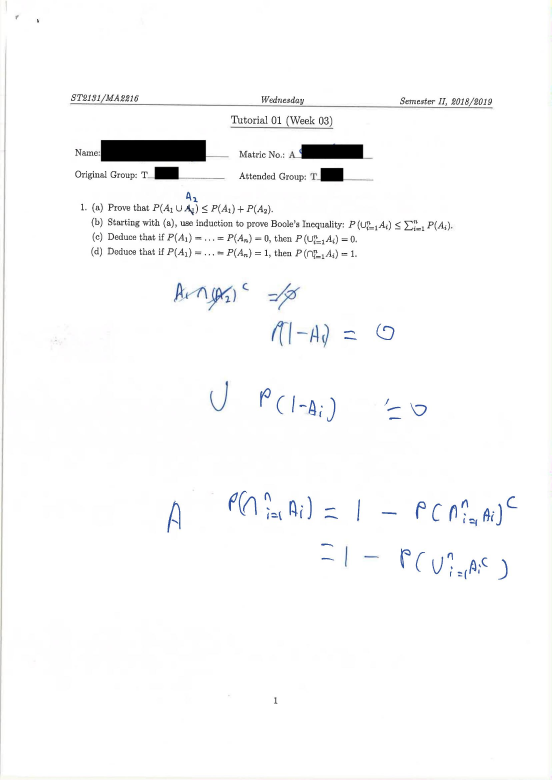
#> input picture app/backend/image/0.jpg, 1654 x 2338 px (shown at 1/3 size)
$ python -i pytedecode.py   (imports and definitions only)
#> lines starting #> are read from the running program, lines starting #| are printed output that depends on the picture
#> further down, picture is the input picture: shape (2338, 1654, 3); mean B, G, R 250, 249.7, 249.5
"""
Purpose:
OCR using Pytesseract
The approach is basically just rely on one provider for everything
Known to work well only for typed words

Pre-execution instructions:
1) ensure structure is as such
    - src
        - pdf2img.py
        - splitdoc.py
        - pytedecode.py
    - output
    - download
2) be at and make, folder one layer above src the working directory
3) install dependencies
    - `pip install re` || conda install -c conda-forge regex
    - `pip install pytesseract` || conda install -c conda-forge pytesseract tesseract

Execution instructions: (sample)
python ./src/splitdoc.py -f "./output/ST2131_Tut1_T05_done/temp" -l "eng+equ"
"""


import getopt
import re
import sys
# import packages
from cgi import print_form

import cv2
import numpy as np
import pytesseract
from pytesseract import Output

# tell pytesseract where the engine is installed, use `where tesseract` to help out
pytesseract.pytesseract.tesseract_cmd = (
    r"C:\Users\20jam\anaconda3\envs\pipeline\Library\bin\tesseract.exe"
)


# extract text from image with two columns of contents
# [46 lines left out: functions extractTextFromImg, binarization, noise_removal, not called in this run]


def thin_font(image):
    """
    Summary:
        Errosion and dilation, i.e., to remove bolded parts in fonts
    Args:
        image (image): image to do font thining
    Returns:
        image (image): image with word fonts thinned
    """
    image = cv2.bitwise_not(image)
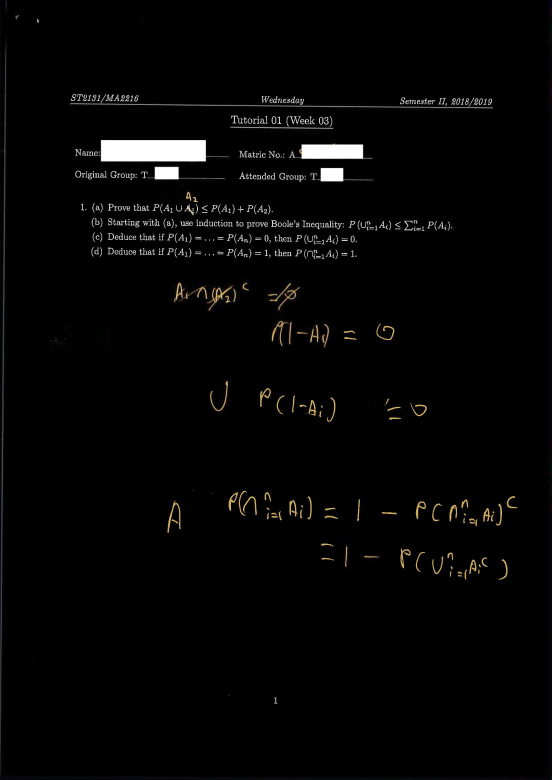
#> image: shape (2338, 1654, 3) (shown at 1/3 size); mean of channels 0, 1, 2 5, 5.3, 5.5; drawn as B, G, R
    kernel = np.ones((2, 2), np.uint8)
    image = cv2.erode(image, kernel, iterations=1)
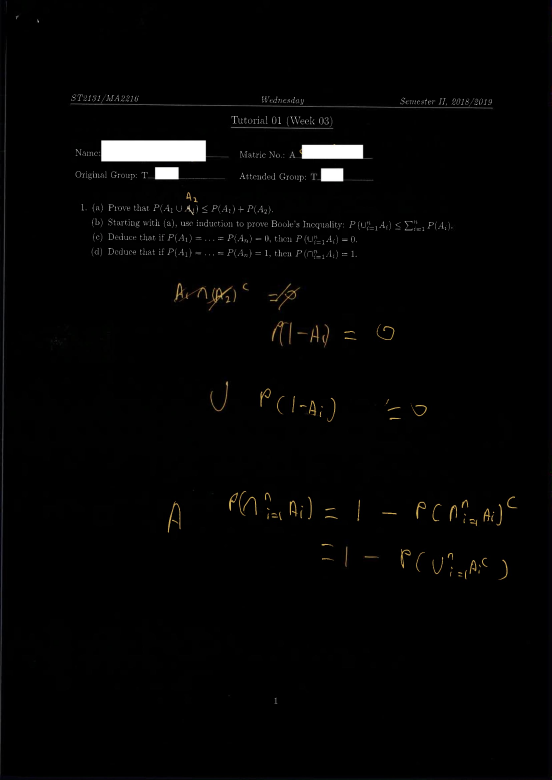
#> image: shape (2338, 1654, 3) (shown at 1/3 size); mean of channels 0, 1, 2 3.7, 3.9, 4; drawn as B, G, R
    image = cv2.bitwise_not(image)
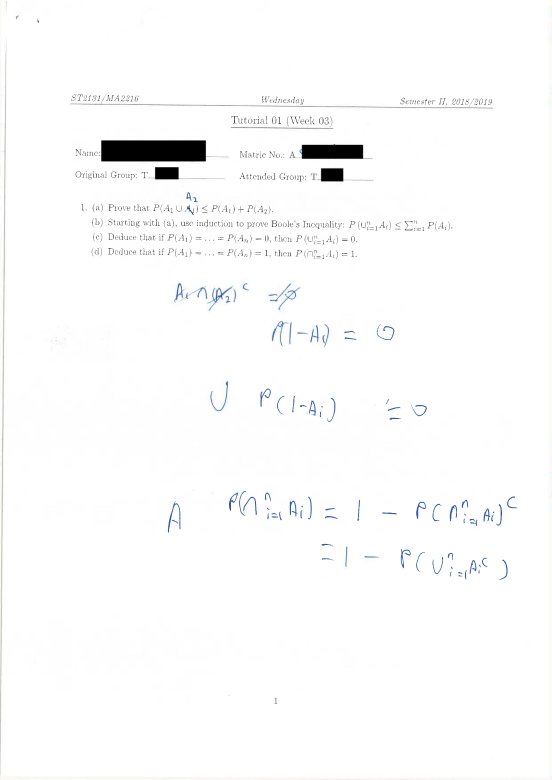
#> image: shape (2338, 1654, 3) (shown at 1/3 size); mean of channels 0, 1, 2 251.3, 251.1, 251; drawn as B, G, R
    return image


# [33 lines left out: function parsearg, not called in this run]


# [31 lines not run here, left out]


"""
Section specific references:
- [Printedand handwritten text extraction from images using Tesseract and Google Cloud Vision API](https://medium.com/@derrickfwang/printed-and-handwritten-text-extraction-from-images-using-tesseract-and-google-cloud-vision-api-ac059b62a535)
- [HandwritingRecognition_GoogleCloudVision](https://github.com/DerrickFeiWang/HandwritingRecognition_GoogleCloudVision/blob/master/OCR_Printed%20and%20handwritten%20text%20extraction%20from%20images%20using%20Tesseract%20and%20Google%20Cloud%20Vision%20API_20200805.ipynb)
- [Image Preprocessing for Pytesseract](https://www.youtube.com/watch?v=ADV-AjAXHdc)
- [OC Python Textbook](https://github.com/wjbmattingly/ocr_python_textbook/blob/main/02_02_working%20with%20opencv.ipynb)
- [Pytesseract Installation on Anaconda](https://pythonforundergradengineers.com/how-to-install-pytesseract.html)
- [Improving Quality of Output for Pytesseract](https://tesseract-ocr.github.io/tessdoc/ImproveQuality.html)
- [Image Preprocessing for Pytesseract](https://www.youtube.com/watch?v=ADV-AjAXHdc)

FIN
"""

>>> import cv2
>>> picture = cv2.imread('../../../app/backend/image/0.jpg')
>>> result = thin_font(picture)

$ run again, on app/backend/image/10.jpg
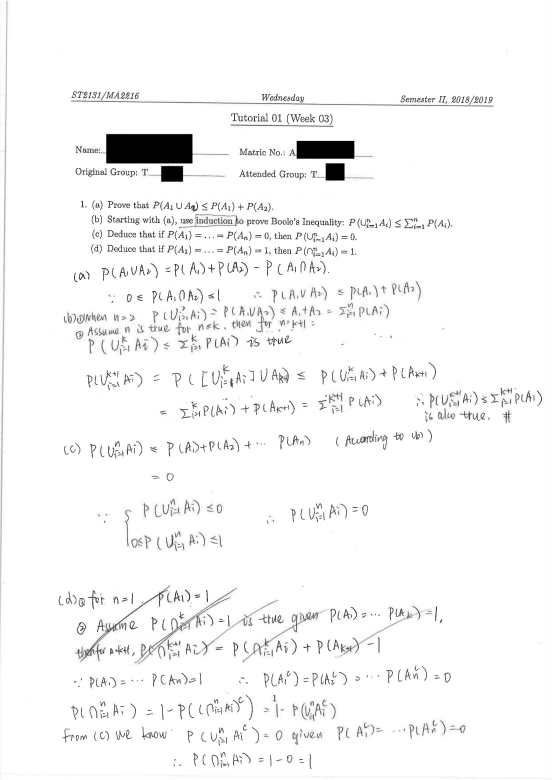
#> input picture app/backend/image/10.jpg, 1654 x 2338 px (shown at 1/3 size)
#> picture is the input picture: shape (2338, 1654, 3); min 0, max 255, mean 246.7
#> in thin_font, `image = cv2.erode(image, kernel, iterations=1)`:
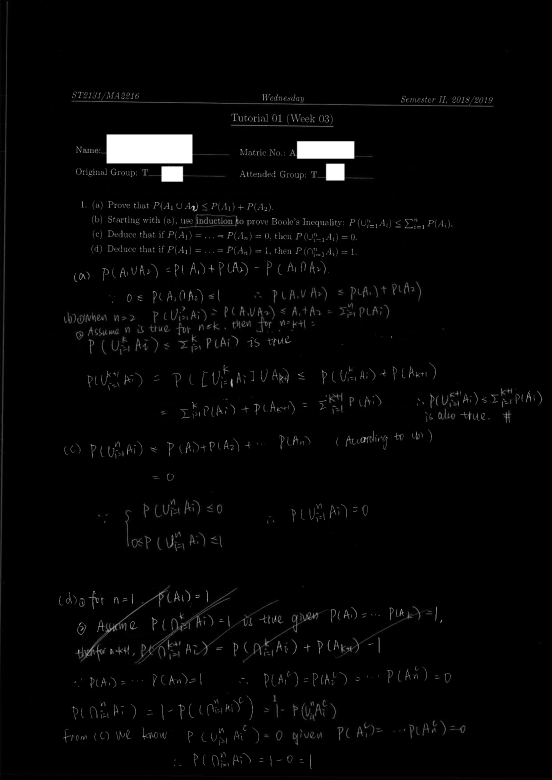
#> image: shape (2338, 1654, 3) (shown at 1/3 size); min 0, max 255, mean 5.4
#> in thin_font, `image = cv2.bitwise_not(image)`:
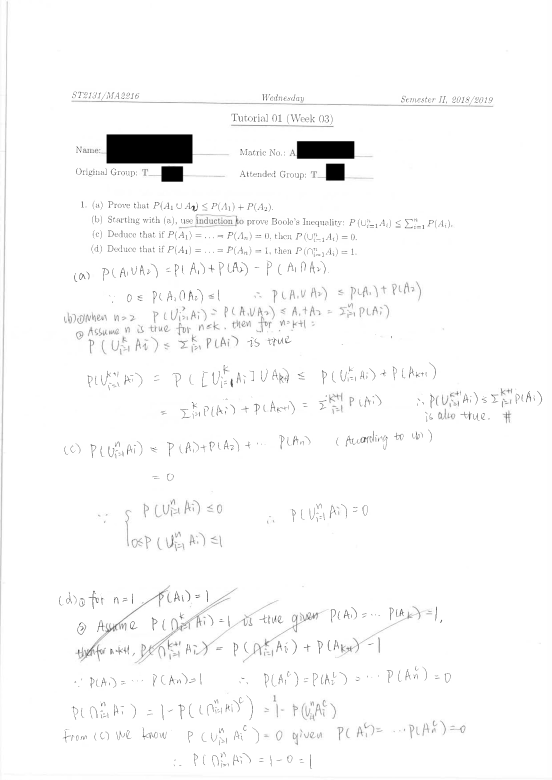
#> image: shape (2338, 1654, 3) (shown at 1/3 size); min 0, max 255, mean 249.6

$ run again, on app/backend/image/11.jpg
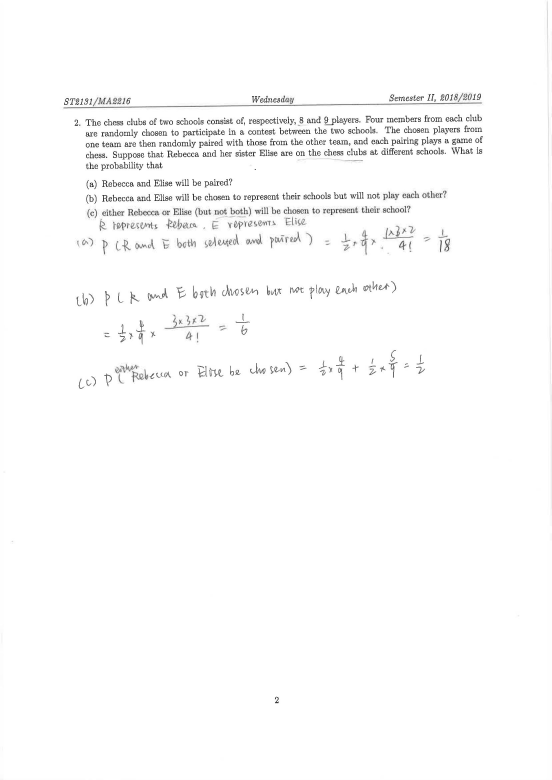
#> input picture app/backend/image/11.jpg, 1654 x 2338 px (shown at 1/3 size)
#> picture is the input picture: shape (2338, 1654, 3); min 0, max 255, mean 251.3
#> in thin_font, `image = cv2.erode(image, kernel, iterations=1)`:
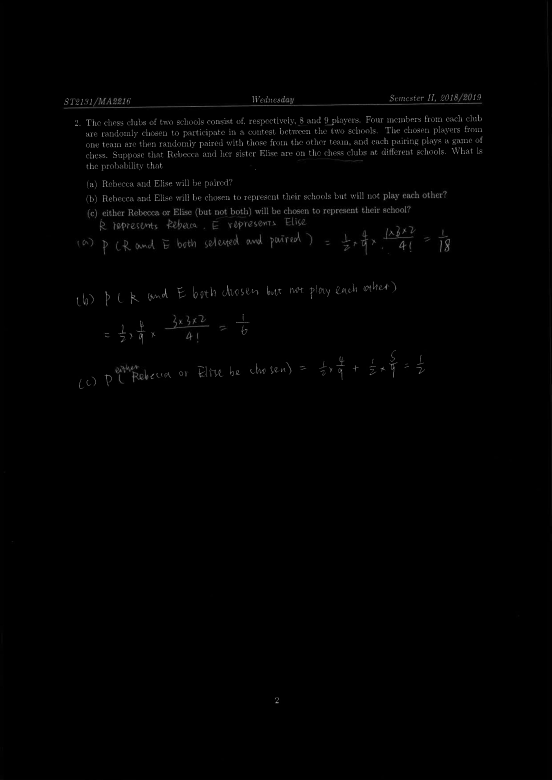
#> image: shape (2338, 1654, 3) (shown at 1/3 size); min 0, max 229, mean 1.7
#> in thin_font, `image = cv2.bitwise_not(image)`:
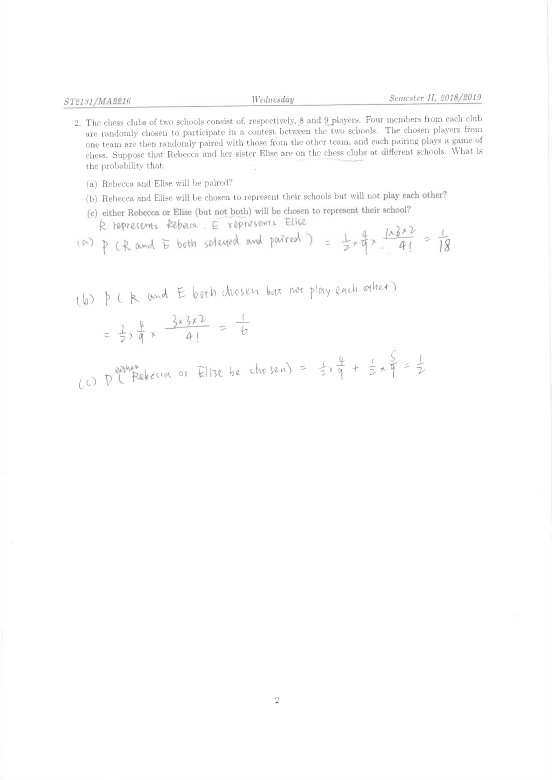
#> image: shape (2338, 1654, 3) (shown at 1/3 size); min 26, max 255, mean 253.3

$ run again, on app/backend/image/12.jpg
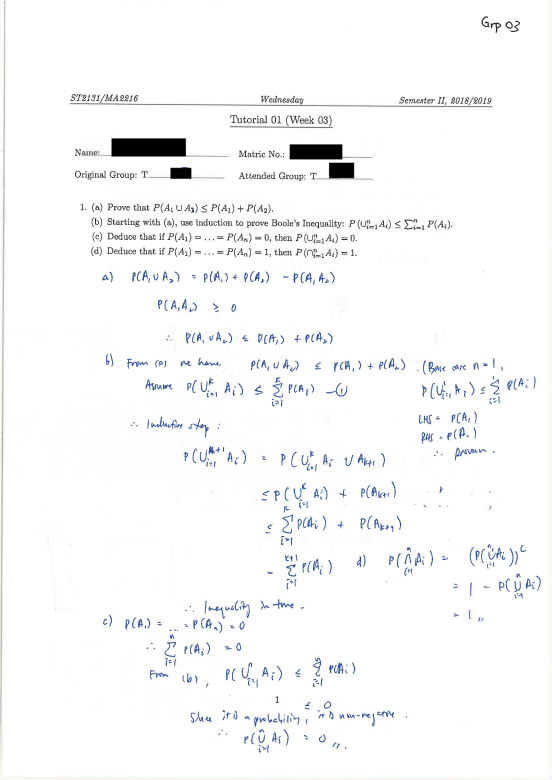
#> input picture app/backend/image/12.jpg, 1654 x 2338 px (shown at 1/3 size)
#> picture is the input picture: shape (2338, 1654, 3); mean B, G, R 249.5, 248.7, 248.3
#> in thin_font, `image = cv2.erode(image, kernel, iterations=1)`:
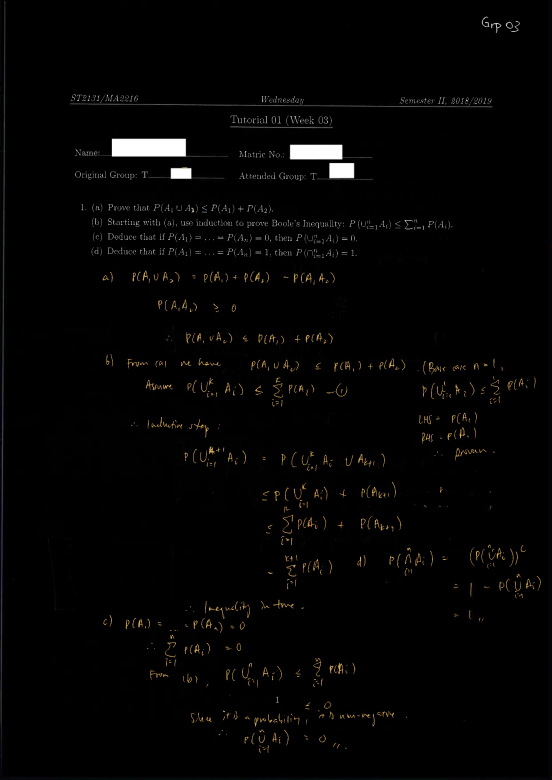
#> image: shape (2338, 1654, 3) (shown at 1/3 size); mean of channels 0, 1, 2 3.6, 4.1, 4.5; drawn as B, G, R
#> in thin_font, `image = cv2.bitwise_not(image)`:
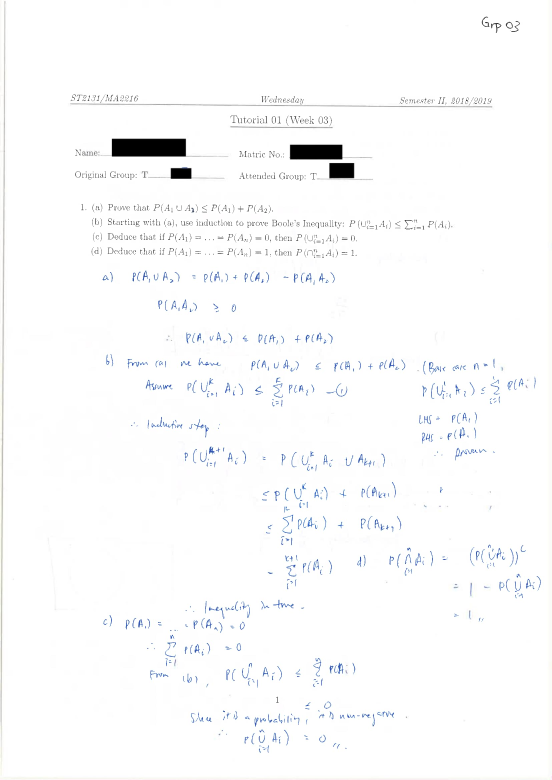
#> image: shape (2338, 1654, 3) (shown at 1/3 size); mean of channels 0, 1, 2 251.4, 250.9, 250.5; drawn as B, G, R
